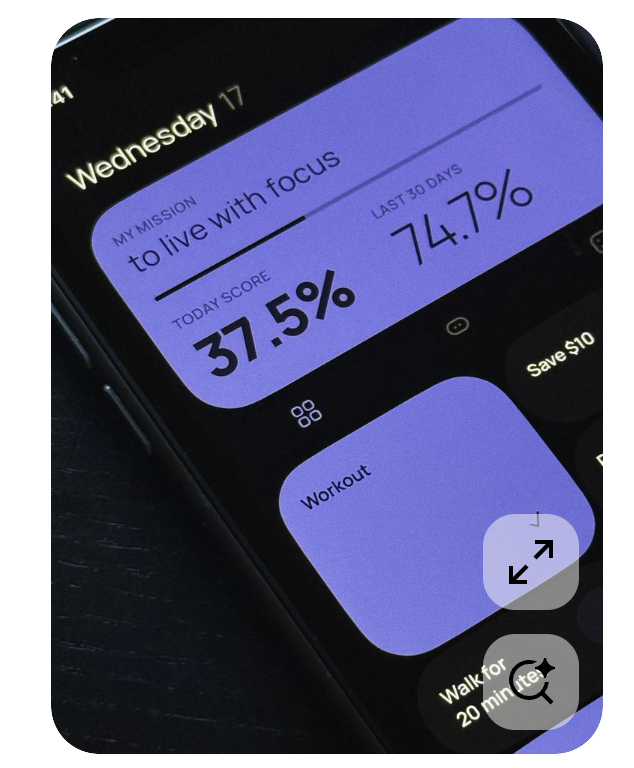
#> input picture reports/acceptance/artifacts/20260324-003356/0-image-1.png, 634 x 768 px
$ python analyze_reference_preview.py ../reports/acceptance/artifacts/20260324-003356/0-image-1.png
#> lines starting #> are read from the running program, lines starting #| are printed output that depends on the picture
#!/usr/bin/env python3
import json
import sys
from pathlib import Path

from PIL import Image


def clamp(value, low, high):
    return max(low, min(high, value))


def rgb_to_hex(rgb):
    return "#{:02X}{:02X}{:02X}".format(*rgb)


def normalize_bounds(bounds, width, height):
    x0, y0, x1, y1 = bounds
    return {
        "x": round((x0 / width), 4),
        "y": round((y0 / height), 4),
        "width": round(((x1 - x0) / width), 4),
        "height": round(((y1 - y0) / height), 4),
    }


def extract_dominant_colors(image):
    sampled = image.convert("RGB").resize((96, 96))
    quantized = sampled.quantize(colors=6, method=Image.MEDIANCUT)
    palette = quantized.getpalette() or []
    counts = quantized.getcolors() or []
    colors = []
    for count, index in sorted(counts, reverse=True):
      base = index * 3
      if base + 2 >= len(palette):
        continue
      colors.append(rgb_to_hex((palette[base], palette[base + 1], palette[base + 2])))
    deduped = []
    for color in colors:
      if color not in deduped:
        deduped.append(color)
    return deduped[:6]


def detect_surface_regions(image):
    small = image.convert("RGB").resize((160, 160))
    width, height = small.size
    pixels = small.load()
    luminance = []
    mean_l = 0
    for y in range(height):
        row = []
        for x in range(width):
            r, g, b = pixels[x, y]
            l = int(0.299 * r + 0.587 * g + 0.114 * b)
            row.append(l)
            mean_l += l
        luminance.append(row)
    mean_l = mean_l / (width * height)
    threshold = min(240, max(120, int(mean_l + 20)))

    visited = set()
    regions = []

    for y in range(height):
        for x in range(width):
            if (x, y) in visited:
                continue
            if luminance[y][x] < threshold:
                continue

            stack = [(x, y)]
            visited.add((x, y))
            points = []
            while stack:
                cx, cy = stack.pop()
                points.append((cx, cy))
                for nx, ny in ((cx + 1, cy), (cx - 1, cy), (cx, cy + 1), (cx, cy - 1)):
                    if nx < 0 or ny < 0 or nx >= width or ny >= height:
                        continue
                    if (nx, ny) in visited:
                        continue
                    if luminance[ny][nx] < threshold:
                        continue
                    visited.add((nx, ny))
                    stack.append((nx, ny))

            if len(points) < 260:
                continue

            xs = [point[0] for point in points]
            ys = [point[1] for point in points]
            x0, x1 = min(xs), max(xs) + 1
            y0, y1 = min(ys), max(ys) + 1
            box_width = x1 - x0
            box_height = y1 - y0
            if box_width < 18 or box_height < 12:
                continue
            area_ratio = (box_width * box_height) / float(width * height)
            width_ratio = box_width / float(width)
            height_ratio = box_height / float(height)
            # Skip whole-canvas or near whole-canvas blobs. Those are usually
            # the page backdrop and produce the "weird background slab" bug.
            if area_ratio >= 0.55:
                continue
            if width_ratio >= 0.92 and height_ratio >= 0.92:
                continue

            crop = small.crop((x0, y0, x1, y1)).convert("RGB")
            avg = crop.resize((1, 1)).getpixel((0, 0))
            regions.append(
                {
                    "id": f"surface-{len(regions) + 1}",
                    "kind": "surface",
                    "confidence": round(clamp(len(points) / 2200.0, 0.35, 0.96), 2),
                    "bounds": normalize_bounds((x0, y0, x1, y1), width, height),
                    "fillHex": rgb_to_hex(avg),
                }
            )

    regions.sort(
        key=lambda region: (
            -(region["bounds"]["width"] * region["bounds"]["height"]),
            -region["confidence"],
        )
    )
    return regions[:6]


def detect_text_candidates(image, regions):
    small = image.convert("L").resize((160, 160))
    width, height = small.size
    candidates = []

    for region in regions[:6]:
        bounds = region["bounds"]
        area_ratio = bounds["width"] * bounds["height"]
        if area_ratio >= 0.35 or bounds["height"] >= 0.55:
            continue
        x0 = int(bounds["x"] * width)
        y0 = int(bounds["y"] * height)
        x1 = int((bounds["x"] + bounds["width"]) * width)
        y1 = int((bounds["y"] + bounds["height"]) * height)
        if x1 <= x0 or y1 <= y0:
            continue

        crop = small.crop((x0, y0, x1, y1))
        crop_w, crop_h = crop.size
        dark_rows = []
        for row in range(crop_h):
            dark_count = 0
            for col in range(crop_w):
                if crop.getpixel((col, row)) < 110:
                    dark_count += 1
            if crop_w > 0 and dark_count / crop_w > 0.08:
                dark_rows.append(row)

        if not dark_rows:
            continue

        bands = []
        start = dark_rows[0]
        previous = dark_rows[0]
        for row in dark_rows[1:]:
            if row == previous + 1:
                previous = row
                continue
            bands.append((start, previous + 1))
            start = row
            previous = row
        bands.append((start, previous + 1))

        for band_start, band_end in bands[:3]:
            band_height = band_end - band_start
            if band_height < 2:
                continue
            role = "label"
            if band_height >= 12:
                role = "metric"
            elif band_height >= 7:
                role = "headline"
            candidates.append(
                {
                    "id": f"text-{len(candidates) + 1}",
                    "confidence": round(clamp(0.38 + band_height / 22.0, 0.4, 0.82), 2),
                    "bounds": normalize_bounds((x0, y0 + band_start, x1, y0 + band_end), width, height),
                    "estimatedRole": role,
                }
            )

    return candidates[:10]


def build_ocr_blocks(text_candidates):
    blocks = []
    for index, candidate in enumerate(text_candidates[:8]):
        blocks.append(
            {
                "id": f"ocr-{index + 1}",
                "text": None,
                "confidence": round(clamp(candidate["confidence"], 0.3, 0.75), 2),
                "bounds": candidate["bounds"],
                "lineCount": 2 if candidate["estimatedRole"] == "body" else 1,
                "language": None,
                "source": "heuristic",
            }
        )
    return blocks


def build_text_style_hints(text_candidates, theme):
    hints = []
    color = "#F5F7FF" if theme == "dark" else "#111111"
    for candidate in text_candidates[:8]:
        role = candidate["estimatedRole"]
        hints.append(
            {
                "textCandidateId": candidate["id"],
                "role": role,
                "fontCategory": "display" if role in ("metric", "headline") else "text",
                "fontWeightGuess": 700 if role == "metric" else 600 if role == "headline" else 500,
                "fontSizeEstimate": 32 if role == "metric" else 24 if role == "headline" else 16,
                "colorHex": color,
                "alignmentGuess": "left",
                "lineHeightEstimate": 22 if role == "body" else 18 if role == "label" else None,
                "letterSpacingEstimate": 0,
                "confidence": round(clamp(candidate["confidence"], 0.4, 0.82), 2),
            }
        )
    return hints


def build_asset_candidates(image, regions):
    width, height = image.size
    candidates = []
    for region in regions[:4]:
        bounds = region["bounds"]
        if bounds["width"] * bounds["height"] < 0.12:
            continue
        candidates.append(
            {
                "id": f"asset-{len(candidates) + 1}",
                "kind": "background-slice",
                "bounds": bounds,
                "confidence": round(clamp(region["confidence"] - 0.08, 0.35, 0.8), 2),
                "extractMode": "ignore",
                "needsOutpainting": bounds["width"] >= 0.6 and bounds["height"] >= 0.45 and (width > height),
            }
        )
    return candidates


def style_hints(image, dominant_colors, regions):
    rgb = image.convert("RGB").resize((1, 1)).getpixel((0, 0))
    luminance = (0.299 * rgb[0] + 0.587 * rgb[1] + 0.114 * rgb[2]) / 255
    theme = "dark" if luminance < 0.45 else "light"
    primary = dominant_colors[0] if dominant_colors else None
    accent = dominant_colors[1] if len(dominant_colors) > 1 else primary
    corner = 28 if regions else 20
    return {
        "theme": theme,
        "cornerRadiusHint": corner,
        "shadowHint": "soft" if theme == "dark" else "none",
        "primaryColorHex": primary,
        "accentColorHex": accent,
    }


def main():
    if len(sys.argv) < 2:
        raise SystemExit("usage: analyze_reference_preview.py <image-path>")

    image_path = Path(sys.argv[1])
    image = Image.open(image_path).convert("RGB")
    width, height = image.size
#> width = 634; height = 768
    dominant_colors = extract_dominant_colors(image)
#> in extract_dominant_colors, `sampled = image.convert("RGB").resize((96, 96))`:
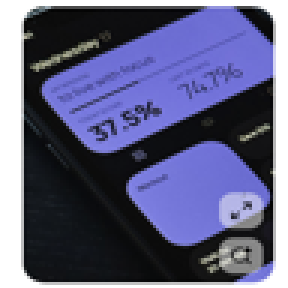
#> sampled: PIL image 96x96 RGB (shown 3 times larger); mean R, G, B 94.4, 95.4, 129.6
#> in extract_dominant_colors, `quantized = sampled.quantize(colors=6, method=Image.MEDIANCUT)`:
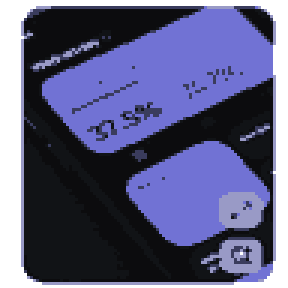
#> quantized: PIL image 96x96 P (shown 3 times larger); mean R, G, B 92.8, 93.6, 130.3
#> in extract_dominant_colors, `palette = quantized.getpalette() or []`: palette = [255, 255, 255, 153, 154, 198, 113, 114, 212, 58, 60, 93, 17, 19, 22, 12, 12, 14]
#> in extract_dominant_colors, `counts = quantized.getcolors() or []`: counts = [(1393, 0), (558, 1), (2944, 2), (473, 3), (1612, 4), (2236, 5)]
#> the loop in extract_dominant_colors, `for count, index in sorted(counts, reverse=True):` made 6 passes
#> (count, index, base) on passes 1 to 6: (2944, 2, 6), (2236, 5, 15), (1612, 4, 12), (1393, 0, 0), (558, 1, 3), (473, 3, 9)
#> after the loop in extract_dominant_colors, `for count, index in sorted(counts, reverse=True):`: colors = ['#7172D4', '#0C0C0E', '#111316', '#FFFFFF', '#999AC6', '#3A3C5D']
#> the loop in extract_dominant_colors, `for color in colors:` made 6 passes
#> color on passes 1 to 6: '#7172D4', '#0C0C0E', '#111316', '#FFFFFF', '#999AC6', '#3A3C5D'
#> after the loop in extract_dominant_colors, `for color in colors:`: deduped has the same summary as colors
#> dominant_colors has the same summary as colors in extract_dominant_colors
    regions = detect_surface_regions(image)
#> in detect_surface_regions, `small = image.convert("RGB").resize((160, 160))`:
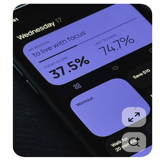
#> small: PIL image 160x160 RGB; mean R, G, B 94.5, 95.5, 129.8
#> after the loop in detect_surface_regions, `for y in range(height):`: luminance = 160 items; mean_l = 2527733
#> in detect_surface_regions, `mean_l = mean_l / (width * height)`: mean_l = 98.74
#> in detect_surface_regions, `threshold = min(240, max(120, int(mean_l + 20)))`: threshold = 120
#> after the loop in detect_surface_regions, `for y in range(height):`: regions = 1 item; visited = 12612 items
#> regions = 1 item
    texts = detect_text_candidates(image, regions)
#> in detect_text_candidates, `small = image.convert("L").resize((160, 160))`:
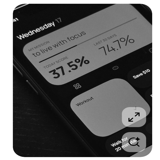
#> small: PIL image 160x160 L; min 0, max 255, mean 99.1
#> the loop in detect_text_candidates, `for region in regions[:6]:` made 1 pass
#> (bounds, area_ratio, crop_w, crop_h) on pass 1: ({'x': 0.444, 'y': 0.494, 'width': 0.481, 'height': 0.356}, 0.171, 78, 57)
#> pass 1, in detect_text_candidates, `crop = small.crop((x0, y0, x1, y1))`:
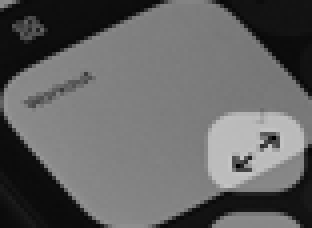
#> crop: PIL image 78x57 L (shown 4 times larger); min 0, max 197, mean 99
#> after the loop in detect_text_candidates, `for region in regions[:6]:`: candidates = 2 items
#> texts = 2 items
    hints = style_hints(image, dominant_colors, regions)
#> in style_hints, `rgb = image.convert("RGB").resize((1, 1)).getpixel((0, 0))`: rgb = (87, 88, 127)
#> in style_hints, `luminance = (0.299 * rgb[0] + 0.587 * rgb[1] + 0.114 * rgb[2]) / 255`: luminance = 0.361
#> in style_hints, `theme = "dark" if luminance < 0.45 else "light"`: theme = 'dark'
#> in style_hints, `primary = dominant_colors[0] if dominant_colors else None`: primary = '#7172D4'
#> in style_hints, `accent = dominant_colors[1] if len(dominant_colors) > 1 else primary`: accent = '#0C0C0E'
#> in style_hints, `corner = 28 if regions else 20`: corner = 28
#> hints = {'theme': 'dark', 'cornerRadiusHint': 28, 'shadowHint': 'soft', 'primaryColorHex': '#7172D4', 'accentColorHex': '#0C0C0E'}
    ocr_blocks = build_ocr_blocks(texts)
#> the loop in build_ocr_blocks, `for index, candidate in enumerate(text_candidates[:8]):` made 2 passes
#> after the loop in build_ocr_blocks, `for index, candidate in enumerate(text_candidates[:8]):`: blocks = 2 items
#> ocr_blocks = 2 items
    text_style_hints = build_text_style_hints(texts, hints["theme"])
#> the loop in build_text_style_hints, `for candidate in text_candidates[:8]:` made 2 passes
#> text_style_hints = 2 items
    asset_candidates = build_asset_candidates(image, regions)
#> the loop in build_asset_candidates, `for region in regions[:4]:` made 1 pass
#> bounds on pass 1: {'x': 0.444, 'y': 0.494, 'width': 0.481, 'height': 0.356}
#> after the loop in build_asset_candidates, `for region in regions[:4]:`: candidates = 1 item
#> asset_candidates = 1 item

    uncertainties = []
    if not regions:
        uncertainties.append("未稳定识别出大区块，当前结果仅基于整图风格。")
    if not texts:
        uncertainties.append("未识别出稳定文本区域，当前不包含 OCR 内容。")
    uncertainties.append("当前分析不做真实 OCR，文本内容与精确字体仍需后续阶段补全。")

    payload = {
        "width": width,
        "height": height,
        "dominantColors": dominant_colors,
        "layoutRegions": regions,
        "textCandidates": texts,
        "ocrBlocks": ocr_blocks,
        "textStyleHints": text_style_hints,
        "assetCandidates": asset_candidates,
        "styleHints": hints,
        "uncertainties": uncertainties,
    }

    print(json.dumps(payload, ensure_ascii=False))
#> (printed output is left out)


if __name__ == "__main__":
    main()

$ run again, on reports/acceptance/artifacts/20260324-003356/plugin_session_ha630yzf-frame-8-30-iphone-17-1.png
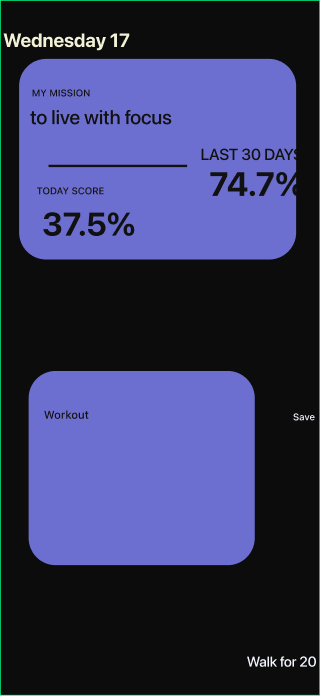
#> input picture reports/acceptance/artifacts/20260324-003356/plugin_session_ha630yzf-frame-8-30-iphone-17-1.png, 320 x 696 px
#> palette = [110, 112, 208, 64, 75, 120, 17, 17, 21, 16, 12, 15, 12, 12, 13, 11, 9, 11]
#> counts = [(3711, 0), (501, 1), (571, 2), (61, 3), (3750, 4), (622, 5)]
#> the loop in extract_dominant_colors, `for count, index in sorted(counts, reverse=True):` made 6 passes
#> (count, index, base) on passes 1 to 6: (3750, 4, 12), (3711, 0, 0), (622, 5, 15), (571, 2, 6), (501, 1, 3), (61, 3, 9)
#> after the loop in extract_dominant_colors, `for count, index in sorted(counts, reverse=True):`: colors = ['#0C0C0D', '#6E70D0', '#0B090B', '#111115', '#404B78', '#100C0F']
#> the loop in extract_dominant_colors, `for color in colors:` made 6 passes
#> color on passes 1 to 6: '#0C0C0D', '#6E70D0', '#0B090B', '#111115', '#404B78', '#100C0F'
#> after the loop in extract_dominant_colors, `for color in colors:`: deduped has the same summary as colors
#> dominant_colors has the same summary as colors in extract_dominant_colors
#> after the loop in detect_surface_regions, `for y in range(height):`: luminance = 160 items; mean_l = 1546437
#> in detect_surface_regions, `mean_l = mean_l / (width * height)`: mean_l = 60.41
#> threshold = 120
#> after the loop in detect_surface_regions, `for y in range(height):`: regions = 2 items; visited = 9841 items
#> in main, `regions = detect_surface_regions(image)`: regions = 2 items
#> in detect_text_candidates, `small = image.convert("L").resize((160, 160))`:
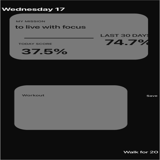
#> small: PIL image 160x160 L; min 0, max 246, mean 60.5
#> the loop in detect_text_candidates, `for region in regions[:6]:` made 2 passes
#> (bounds, area_ratio, crop_w, crop_h) on passes 1 to 2: ({'x': 0.0625, 'y': 0.0875, 'width': 0.856, 'height': 0.281}, 0.241, 136, 44), ({'x': 0.0938, 'y': 0.537, 'width': 0.7, 'height': 0.269}, 0.188, 112, 42)
#> pass 2, in detect_text_candidates, `crop = small.crop((x0, y0, x1, y1))`:
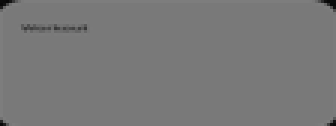
#> crop: PIL image 112x42 L (shown 3 times larger); min 8, max 126, mean 120.2
#> after the loop in detect_text_candidates, `for region in regions[:6]:`: candidates = 3 items
#> rgb = (59, 61, 106)
#> in style_hints, `luminance = (0.299 * rgb[0] + 0.587 * rgb[1] + 0.114 * rgb[2]) / 255`: luminance = 0.257
#> theme = 'dark'
#> primary = '#0C0C0D'
#> accent = '#6E70D0'
#> corner = 28
#> in main, `hints = style_hints(image, dominant_colors, regions)`: hints = {'theme': 'dark', 'cornerRadiusHint': 28, 'shadowHint': 'soft', 'primaryColorHex': '#0C0C0D', 'accentColorHex': '#6E70D0'}
#> the loop in build_ocr_blocks, `for index, candidate in enumerate(text_candidates[:8]):` made 3 passes
#> after the loop in build_ocr_blocks, `for index, candidate in enumerate(text_candidates[:8]):`: blocks = 3 items
#> the loop in build_text_style_hints, `for candidate in text_candidates[:8]:` made 3 passes
#> the loop in build_asset_candidates, `for region in regions[:4]:` made 2 passes
#> bounds on passes 1 to 2: {'x': 0.0625, 'y': 0.0875, 'width': 0.856, 'height': 0.281}, {'x': 0.0938, 'y': 0.537, 'width': 0.7, 'height': 0.269}
#> after the loop in build_asset_candidates, `for region in regions[:4]:`: candidates = 2 items
#> (printed output is left out)
